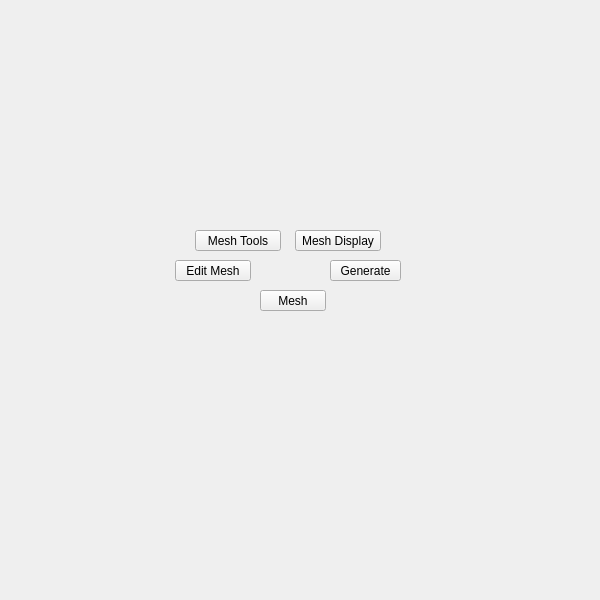
<?xml version="1.0" encoding="UTF-8"?>
<ui version="4.0">
 <class>QtUi</class>
 <widget class="QMainWindow" name="QtUi">
  <property name="enabled">
   <bool>true</bool>
  </property>
  <property name="geometry">
   <rect>
    <x>0</x>
    <y>0</y>
    <width>600</width>
    <height>600</height>
   </rect>
  </property>
  <property name="sizePolicy">
   <sizepolicy hsizetype="Ignored" vsizetype="Ignored">
    <horstretch>0</horstretch>
    <verstretch>0</verstretch>
   </sizepolicy>
  </property>
  <property name="minimumSize">
   <size>
    <width>0</width>
    <height>0</height>
   </size>
  </property>
  <property name="maximumSize">
   <size>
    <width>600</width>
    <height>600</height>
   </size>
  </property>
  <property name="toolButtonStyle">
   <enum>Qt::ToolButtonIconOnly</enum>
  </property>
  <property name="tabShape">
   <enum>QTabWidget::Triangular</enum>
  </property>
  <property name="dockNestingEnabled">
   <bool>true</bool>
  </property>
  <property name="dockOptions">
   <set>QMainWindow::AllowNestedDocks|QMainWindow::AllowTabbedDocks|QMainWindow::AnimatedDocks|QMainWindow::ForceTabbedDocks</set>
  </property>
  <widget class="QWidget" name="widget">
   <property name="sizePolicy">
    <sizepolicy hsizetype="Ignored" vsizetype="Ignored">
     <horstretch>0</horstretch>
     <verstretch>0</verstretch>
    </sizepolicy>
   </property>
   <widget class="QPushButton" name="i001">
    <property name="geometry">
     <rect>
      <x>260</x>
      <y>290</y>
      <width>66</width>
      <height>21</height>
     </rect>
    </property>
    <property name="minimumSize">
     <size>
      <width>0</width>
      <height>21</height>
     </size>
    </property>
    <property name="maximumSize">
     <size>
      <width>66</width>
      <height>21</height>
     </size>
    </property>
    <property name="accessibleName">
     <string>mesh</string>
    </property>
    <property name="text">
     <string>Mesh</string>
    </property>
   </widget>
   <widget class="QPushButton" name="i042">
    <property name="geometry">
     <rect>
      <x>175</x>
      <y>260</y>
      <width>76</width>
      <height>21</height>
     </rect>
    </property>
    <property name="minimumSize">
     <size>
      <width>0</width>
      <height>21</height>
     </size>
    </property>
    <property name="maximumSize">
     <size>
      <width>999</width>
      <height>21</height>
     </size>
    </property>
    <property name="accessibleName">
     <string>edit_mesh</string>
    </property>
    <property name="text">
     <string>Edit Mesh</string>
    </property>
   </widget>
   <widget class="QPushButton" name="i043">
    <property name="geometry">
     <rect>
      <x>195</x>
      <y>230</y>
      <width>86</width>
      <height>21</height>
     </rect>
    </property>
    <property name="minimumSize">
     <size>
      <width>0</width>
      <height>21</height>
     </size>
    </property>
    <property name="maximumSize">
     <size>
      <width>999</width>
      <height>21</height>
     </size>
    </property>
    <property name="accessibleName">
     <string>mesh_tools</string>
    </property>
    <property name="text">
     <string>Mesh Tools</string>
    </property>
   </widget>
   <widget class="QPushButton" name="i044">
    <property name="geometry">
     <rect>
      <x>295</x>
      <y>230</y>
      <width>86</width>
      <height>21</height>
     </rect>
    </property>
    <property name="minimumSize">
     <size>
      <width>0</width>
      <height>21</height>
     </size>
    </property>
    <property name="maximumSize">
     <size>
      <width>999</width>
      <height>21</height>
     </size>
    </property>
    <property name="accessibleName">
     <string>mesh_display</string>
    </property>
    <property name="text">
     <string>Mesh Display</string>
    </property>
   </widget>
   <widget class="QPushButton" name="i047">
    <property name="geometry">
     <rect>
      <x>330</x>
      <y>260</y>
      <width>71</width>
      <height>21</height>
     </rect>
    </property>
    <property name="minimumSize">
     <size>
      <width>0</width>
      <height>21</height>
     </size>
    </property>
    <property name="maximumSize">
     <size>
      <width>999</width>
      <height>21</height>
     </size>
    </property>
    <property name="accessibleName">
     <string>generate</string>
    </property>
    <property name="text">
     <string>Generate</string>
    </property>
   </widget>
  </widget>
 </widget>
 <resources/>
 <connections/>
 <designerdata>
  <property name="gridDeltaX">
   <number>5</number>
  </property>
  <property name="gridDeltaY">
   <number>10</number>
  </property>
  <property name="gridSnapX">
   <bool>true</bool>
  </property>
  <property name="gridSnapY">
   <bool>true</bool>
  </property>
  <property name="gridVisible">
   <bool>true</bool>
  </property>
 </designerdata>
</ui>
